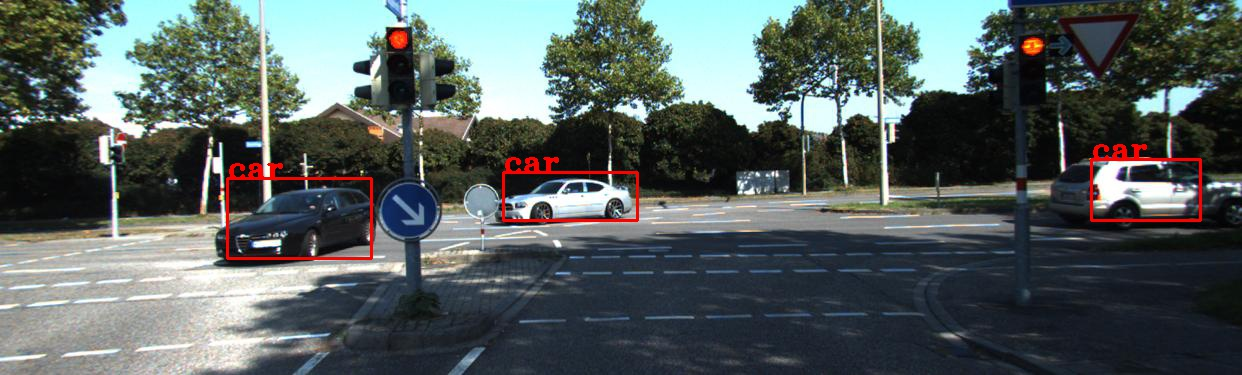
%> input picture Assignment4/code/005002.jpg, 1242 x 375 px
$ octave test.m   (GNU Octave 9; MATLAB toolbox functions it lacks are replaced by stand-ins)
%> lines starting %> are read from the running program, lines starting %| are printed output that depends on the picture

% Read the image
im = double(imread('../left/005002.jpg'));
im = im./max(im(:));
figure; imshow(im,'Border','tight'); title('Original Image')

% Add noise to the image
imn = imnoise(im,'gaussian',0,0.1);
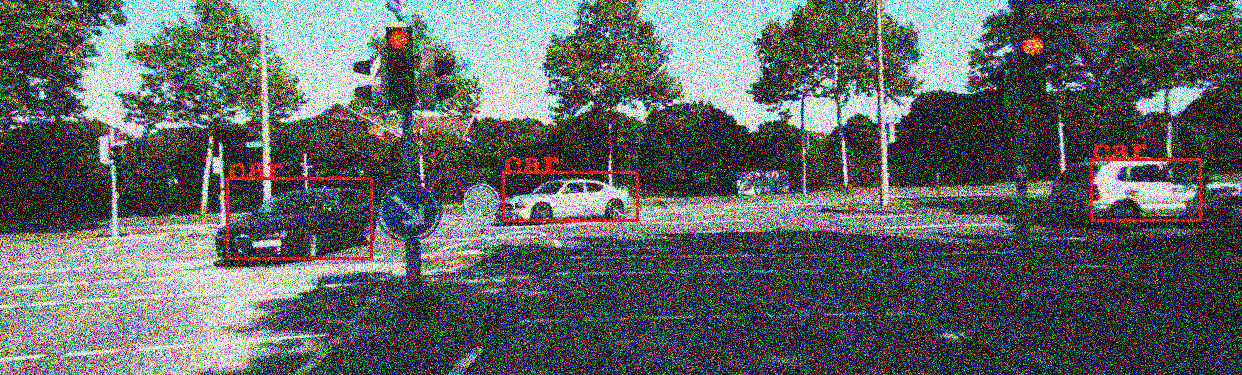
%> imn: size 375x1242x3 double; mean R, G, B 0.37, 0.395, 0.391
h = fspecial('gaussian',30,5);
imn = imfilter(imn,h,'replicate');
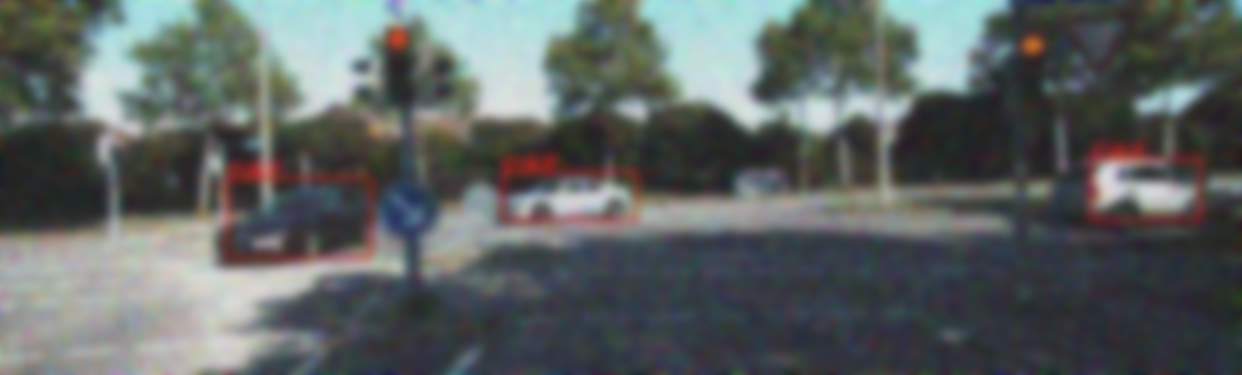
%> imn: size 375x1242x3 double; mean R, G, B 0.37, 0.394, 0.39
figure; imshow(imn,'Border','tight'); title('Blurred Image')

% Compute the histogram
Prob = imhist(imn);
%> Prob = 256 values, max 24725 at index 53, min 0 at index 1, mean 5458
Prob = Prob./max(Prob);
%> Prob = 256 values, max 1 at index 53, min 0 at index 1, mean 0.221

%% Algorithm

iter = 1;
for t1 = 0:253
    for t2 = (t1+1):254

        % Divide the probability vector
        p1 = Prob((0:t1)+1);
        p2 = Prob((t1+1:t2)+1);
        p3 = Prob((t2+1:255)+1);

        % Calculate the weights
        w1 = sum(p1);
        w2 = sum(p2);
        w3 = sum(p3);

        if(w1==0 || w2==0 || w3==0)
            continue
        end

        % Compute the expectation for fixed threshold t1 and t2
        m1 = (0:t1)     *  p1	/ w1;
        m2 = (t1+1:t2)  *  p2	/ w2;
        m3 = (t2+1:255) *  p3   / w3;

        % Compute the variance for fixed threshold t1 and t2
        var1 = ((0:t1) - m1).^2     *  p1	/ w1;
        var2 = ((t1+1:t2) - m2).^2  *  p2	/ w2;
        var3 = ((t2+1:255) - m3).^2 *  p3   / w3;

        % Compute the weighted sum of whithin-class variance for fixed
        % threshold t1 and t2
        thr(:,iter) = [w1*var1 + w2*var2 + w3*var3; t1; t2];
        iter = iter + 1;
    end
end
%> after the loop, iter = 23006

% Find optimal threshold for minimal whithin-class variance
thr_opt = thr(2:3,find(thr(1,:) == min(thr(1,:)),1))/255;
%> thr_opt = [0.337; 0.596]

% Perform segmentation
ims = zeros(size(im));
ims(imn <= thr_opt(1)) = 0;
%> ims: size 375x1242x3 double; every value is 0
ims((imn > thr_opt(1)) & (imn <= thr_opt(2))) = 1;
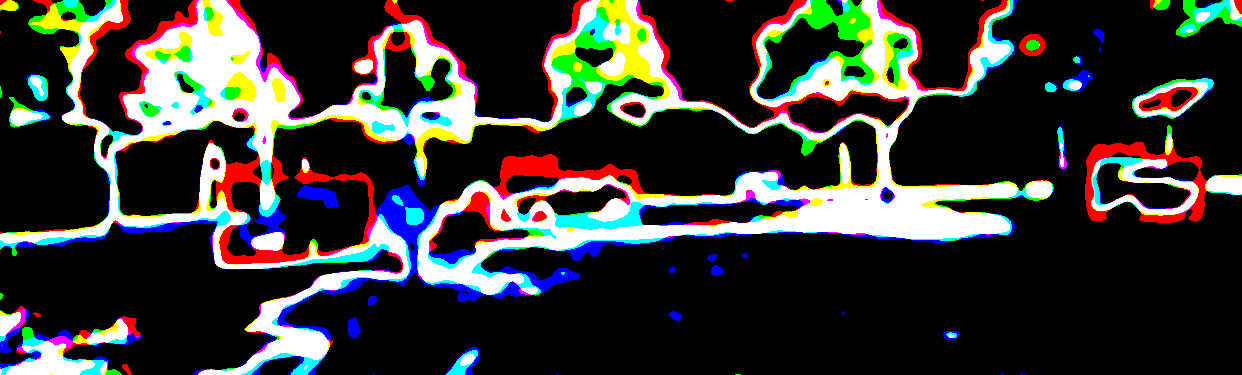
%> ims: size 375x1242x3 double; mean R, G, B 0.22, 0.223, 0.212
ims(imn > thr_opt(2)) = 2;
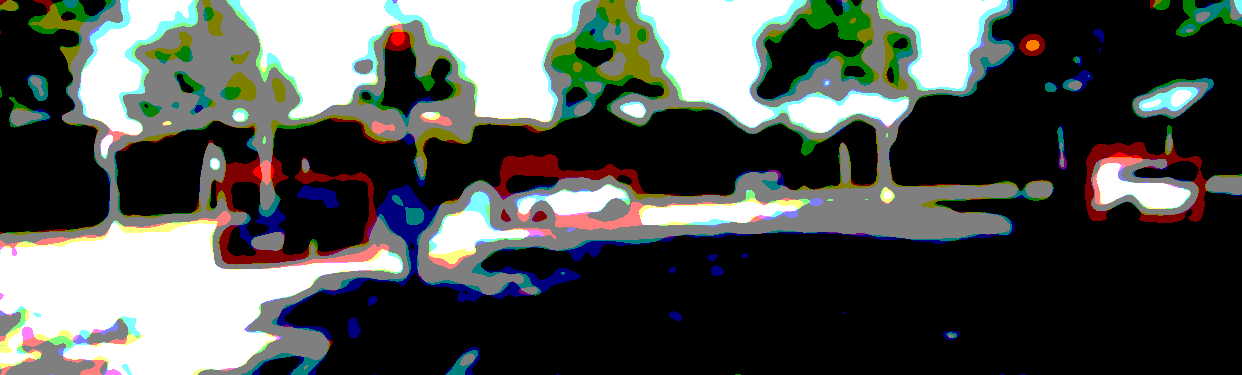
%> ims: size 375x1242x3 double; mean R, G, B 0.635, 0.662, 0.634; drawn with min black and max white
figure; imshow(ims/max(ims(:)),'Border','tight'); title('Segmented Image')
